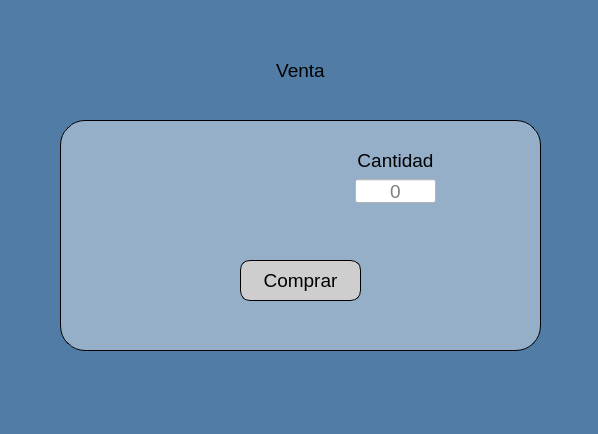
<?xml version="1.0" encoding="UTF-8"?>
<ui version="4.0">
 <class>Dialog</class>
 <widget class="QDialog" name="Dialog">
  <property name="geometry">
   <rect>
    <x>0</x>
    <y>0</y>
    <width>598</width>
    <height>434</height>
   </rect>
  </property>
  <property name="font">
   <font>
    <pointsize>14</pointsize>
   </font>
  </property>
  <property name="windowTitle">
   <string>Dialog</string>
  </property>
  <property name="styleSheet">
   <string notr="true">background-color: rgb(81, 124, 166);</string>
  </property>
  <widget class="QLabel" name="label_2">
   <property name="geometry">
    <rect>
     <x>170</x>
     <y>30</y>
     <width>261</width>
     <height>81</height>
    </rect>
   </property>
   <property name="styleSheet">
    <string notr="true">font: 20pt &quot;Yu Gothic UI&quot;;</string>
   </property>
   <property name="text">
    <string>Venta</string>
   </property>
   <property name="alignment">
    <set>Qt::AlignCenter</set>
   </property>
  </widget>
  <widget class="QLabel" name="label_4">
   <property name="geometry">
    <rect>
     <x>60</x>
     <y>120</y>
     <width>481</width>
     <height>231</height>
    </rect>
   </property>
   <property name="styleSheet">
    <string notr="true">background-color: rgba(255, 255, 255, 100);
border: 1px solid black;
border-radius: 25px;
</string>
   </property>
   <property name="text">
    <string/>
   </property>
  </widget>
  <widget class="QLineEdit" name="txt_cantidad">
   <property name="geometry">
    <rect>
     <x>355</x>
     <y>179</y>
     <width>81</width>
     <height>24</height>
    </rect>
   </property>
   <property name="accessibleDescription">
    <string/>
   </property>
   <property name="styleSheet">
    <string notr="true">font: 9pt &quot;Verdana&quot;;
background-color: rgb(255, 255, 255);</string>
   </property>
   <property name="inputMask">
    <string/>
   </property>
   <property name="text">
    <string/>
   </property>
   <property name="alignment">
    <set>Qt::AlignCenter</set>
   </property>
   <property name="placeholderText">
    <string>0</string>
   </property>
  </widget>
  <widget class="QLabel" name="lbl_producto">
   <property name="geometry">
    <rect>
     <x>135</x>
     <y>180</y>
     <width>171</width>
     <height>20</height>
    </rect>
   </property>
   <property name="styleSheet">
    <string notr="true">font: 9pt &quot;Verdana&quot;;
background-color: rgba(255, 255, 255, 0);</string>
   </property>
   <property name="text">
    <string/>
   </property>
   <property name="alignment">
    <set>Qt::AlignRight|Qt::AlignTrailing|Qt::AlignVCenter</set>
   </property>
  </widget>
  <widget class="QPushButton" name="btn_buy">
   <property name="geometry">
    <rect>
     <x>240</x>
     <y>260</y>
     <width>121</width>
     <height>41</height>
    </rect>
   </property>
   <property name="styleSheet">
    <string notr="true">font: 10pt &quot;Yu Gothic UI&quot;;
background-color: rgb(206, 206, 206);
border: 1px solid black;
border-radius: 10px;</string>
   </property>
   <property name="text">
    <string>Comprar</string>
   </property>
  </widget>
  <widget class="QLabel" name="label_5">
   <property name="geometry">
    <rect>
     <x>330</x>
     <y>150</y>
     <width>131</width>
     <height>20</height>
    </rect>
   </property>
   <property name="styleSheet">
    <string notr="true">background-color: rgba(255, 255, 255, 0);
font: 8pt &quot;Yu Gothic UI&quot;;</string>
   </property>
   <property name="text">
    <string>Cantidad</string>
   </property>
   <property name="alignment">
    <set>Qt::AlignCenter</set>
   </property>
  </widget>
  <zorder>label_4</zorder>
  <zorder>label_2</zorder>
  <zorder>txt_cantidad</zorder>
  <zorder>lbl_producto</zorder>
  <zorder>btn_buy</zorder>
  <zorder>label_5</zorder>
 </widget>
 <resources/>
 <connections/>
</ui>
